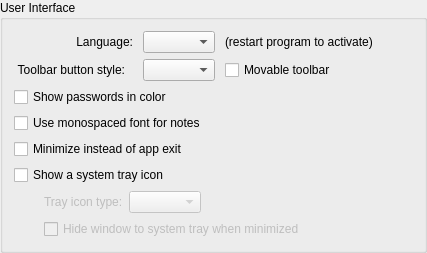
            <widget class="QGroupBox" name="generalGroup">
             <property name="title">
              <string>User Interface</string>
             </property>
             <layout class="QVBoxLayout" name="verticalLayout_7">
              <item>
               <layout class="QGridLayout" name="gridLayout_3">
                <property name="horizontalSpacing">
                 <number>10</number>
                </property>
                <item row="1" column="1">
                 <widget class="QComboBox" name="toolButtonStyleComboBox">
                  <property name="sizePolicy">
                   <sizepolicy hsizetype="Minimum" vsizetype="Fixed">
                    <horstretch>0</horstretch>
                    <verstretch>0</verstretch>
                   </sizepolicy>
                  </property>
                  <property name="focusPolicy">
                   <enum>Qt::StrongFocus</enum>
                  </property>
                  <property name="accessibleName">
                   <string>Toolbar button style</string>
                  </property>
                  <property name="sizeAdjustPolicy">
                   <enum>QComboBox::AdjustToContents</enum>
                  </property>
                 </widget>
                </item>
                <item row="1" column="2">
                 <widget class="QCheckBox" name="toolbarMovableCheckBox">
                  <property name="enabled">
                   <bool>true</bool>
                  </property>
                  <property name="sizePolicy">
                   <sizepolicy hsizetype="Minimum" vsizetype="Fixed">
                    <horstretch>0</horstretch>
                    <verstretch>0</verstretch>
                   </sizepolicy>
                  </property>
                  <property name="text">
                   <string>Movable toolbar</string>
                  </property>
                 </widget>
                </item>
                <item row="0" column="1">
                 <widget class="QComboBox" name="languageComboBox">
                  <property name="sizePolicy">
                   <sizepolicy hsizetype="Minimum" vsizetype="Fixed">
                    <horstretch>0</horstretch>
                    <verstretch>0</verstretch>
                   </sizepolicy>
                  </property>
                  <property name="focusPolicy">
                   <enum>Qt::StrongFocus</enum>
                  </property>
                  <property name="accessibleName">
                   <string>Language selection</string>
                  </property>
                 </widget>
                </item>
                <item row="0" column="0">
                 <widget class="QLabel" name="languageLabel_2">
                  <property name="sizePolicy">
                   <sizepolicy hsizetype="Preferred" vsizetype="Preferred">
                    <horstretch>0</horstretch>
                    <verstretch>0</verstretch>
                   </sizepolicy>
                  </property>
                  <property name="text">
                   <string>Language:</string>
                  </property>
                  <property name="alignment">
                   <set>Qt::AlignRight|Qt::AlignTrailing|Qt::AlignVCenter</set>
                  </property>
                  <property name="buddy">
                   <cstring>languageComboBox</cstring>
                  </property>
                 </widget>
                </item>
                <item row="0" column="2">
                 <widget class="QLabel" name="languageLabel_3">
                  <property name="text">
                   <string>(restart program to activate)</string>
                  </property>
                 </widget>
                </item>
                <item row="0" column="3">
                 <spacer name="horizontalSpacer_5">
                  <property name="orientation">
                   <enum>Qt::Horizontal</enum>
                  </property>
                  <property name="sizeHint" stdset="0">
                   <size>
                    <width>40</width>
                    <height>0</height>
                   </size>
                  </property>
                 </spacer>
                </item>
                <item row="1" column="0">
                 <widget class="QLabel" name="toolButtonStyleLabel">
                  <property name="enabled">
                   <bool>true</bool>
                  </property>
                  <property name="sizePolicy">
                   <sizepolicy hsizetype="Preferred" vsizetype="Fixed">
                    <horstretch>0</horstretch>
                    <verstretch>0</verstretch>
                   </sizepolicy>
                  </property>
                  <property name="styleSheet">
                   <string notr="true">margin-right: 5px</string>
                  </property>
                  <property name="text">
                   <string>Toolbar button style:</string>
                  </property>
                  <property name="alignment">
                   <set>Qt::AlignRight|Qt::AlignTrailing|Qt::AlignVCenter</set>
                  </property>
                  <property name="buddy">
                   <cstring>toolButtonStyleComboBox</cstring>
                  </property>
                 </widget>
                </item>
               </layout>
              </item>
              <item>
               <widget class="QCheckBox" name="colorPasswordsCheckBox">
                <property name="text">
                 <string>Show passwords in color</string>
                </property>
               </widget>
              </item>
              <item>
               <widget class="QCheckBox" name="monospaceNotesCheckBox">
                <property name="text">
                 <string>Use monospaced font for notes</string>
                </property>
               </widget>
              </item>
              <item>
               <widget class="QCheckBox" name="minimizeOnCloseCheckBox">
                <property name="text">
                 <string>Minimize instead of app exit</string>
                </property>
               </widget>
              </item>
              <item>
               <widget class="QCheckBox" name="systrayShowCheckBox">
                <property name="text">
                 <string>Show a system tray icon</string>
                </property>
               </widget>
              </item>
              <item>
               <layout class="QGridLayout" name="gridLayout_2">
                <property name="sizeConstraint">
                 <enum>QLayout::SetMaximumSize</enum>
                </property>
                <property name="spacing">
                 <number>0</number>
                </property>
                <item row="0" column="0">
                 <spacer name="horizontalSpacer_3">
                  <property name="orientation">
                   <enum>Qt::Horizontal</enum>
                  </property>
                  <property name="sizeType">
                   <enum>QSizePolicy::Fixed</enum>
                  </property>
                  <property name="sizeHint" stdset="0">
                   <size>
                    <width>30</width>
                    <height>0</height>
                   </size>
                  </property>
                 </spacer>
                </item>
                <item row="0" column="3">
                 <widget class="QComboBox" name="trayIconAppearance">
                  <property name="enabled">
                   <bool>false</bool>
                  </property>
                  <property name="sizePolicy">
                   <sizepolicy hsizetype="Minimum" vsizetype="Fixed">
                    <horstretch>0</horstretch>
                    <verstretch>0</verstretch>
                   </sizepolicy>
                  </property>
                  <property name="focusPolicy">
                   <enum>Qt::StrongFocus</enum>
                  </property>
                  <property name="accessibleName">
                   <string>Tray icon type</string>
                  </property>
                 </widget>
                </item>
                <item row="0" column="1">
                 <widget class="QLabel" name="trayIconAppearanceLabel">
                  <property name="enabled">
                   <bool>false</bool>
                  </property>
                  <property name="text">
                   <string>Tray icon type:</string>
                  </property>
                  <property name="buddy">
                   <cstring>trayIconAppearance</cstring>
                  </property>
                 </widget>
                </item>
                <item row="0" column="4">
                 <spacer name="horizontalSpacer_4">
                  <property name="orientation">
                   <enum>Qt::Horizontal</enum>
                  </property>
                  <property name="sizeHint" stdset="0">
                   <size>
                    <width>40</width>
                    <height>0</height>
                   </size>
                  </property>
                 </spacer>
                </item>
                <item row="0" column="2">
                 <spacer name="verticalSpacer_6">
                  <property name="orientation">
                   <enum>Qt::Horizontal</enum>
                  </property>
                  <property name="sizeType">
                   <enum>QSizePolicy::Fixed</enum>
                  </property>
                  <property name="sizeHint" stdset="0">
                   <size>
                    <width>6</width>
                    <height>0</height>
                   </size>
                  </property>
                 </spacer>
                </item>
               </layout>
              </item>
              <item>
               <widget class="QWidget" name="systraySettings" native="true">
                <layout class="QVBoxLayout" name="systrayLayout">
                 <property name="leftMargin">
                  <number>0</number>
                 </property>
                 <property name="topMargin">
                  <number>0</number>
                 </property>
                 <property name="rightMargin">
                  <number>0</number>
                 </property>
                 <property name="bottomMargin">
                  <number>0</number>
                 </property>
                 <item>
                  <layout class="QHBoxLayout" name="horizontalLayout_2">
                   <property name="spacing">
                    <number>0</number>
                   </property>
                   <property name="sizeConstraint">
                    <enum>QLayout::SetMaximumSize</enum>
                   </property>
                   <item>
                    <spacer name="horizontalSpacer">
                     <property name="orientation">
                      <enum>Qt::Horizontal</enum>
                     </property>
                     <property name="sizeType">
                      <enum>QSizePolicy::Fixed</enum>
                     </property>
                     <property name="sizeHint" stdset="0">
                      <size>
                       <width>30</width>
                       <height>0</height>
                      </size>
                     </property>
                    </spacer>
                   </item>
                   <item>
                    <widget class="QCheckBox" name="systrayMinimizeToTrayCheckBox">
                     <property name="enabled">
                      <bool>false</bool>
                     </property>
                     <property name="sizePolicy">
                      <sizepolicy hsizetype="Minimum" vsizetype="Fixed">
                       <horstretch>0</horstretch>
                       <verstretch>0</verstretch>
                      </sizepolicy>
                     </property>
                     <property name="text">
                      <string>Hide window to system tray when minimized</string>
                     </property>
                    </widget>
                   </item>
                  </layout>
                 </item>
                </layout>
               </widget>
              </item>
             </layout>
            </widget>
